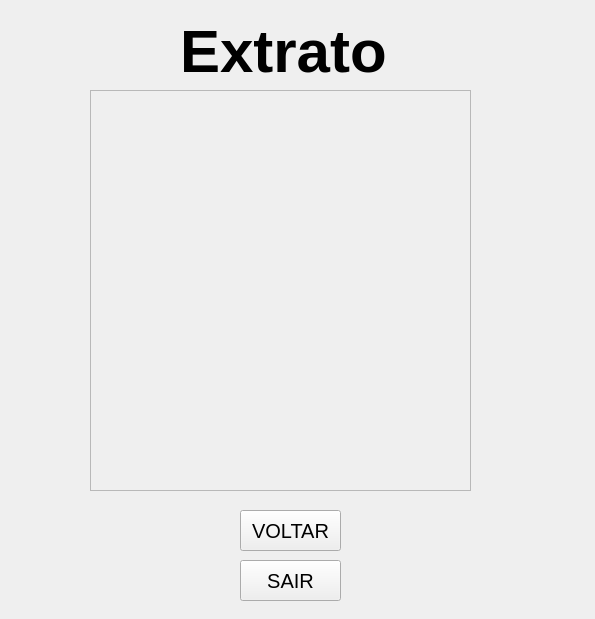
<?xml version="1.0" encoding="UTF-8"?>
<ui version="4.0">
 <class>Form</class>
 <widget class="QWidget" name="Form">
  <property name="geometry">
   <rect>
    <x>0</x>
    <y>0</y>
    <width>595</width>
    <height>619</height>
   </rect>
  </property>
  <property name="windowTitle">
   <string>Form</string>
  </property>
  <widget class="QLabel" name="label">
   <property name="geometry">
    <rect>
     <x>180</x>
     <y>20</y>
     <width>231</width>
     <height>61</height>
    </rect>
   </property>
   <property name="font">
    <font>
     <pointsize>45</pointsize>
     <weight>75</weight>
     <bold>true</bold>
    </font>
   </property>
   <property name="text">
    <string>Extrato</string>
   </property>
  </widget>
  <widget class="QScrollArea" name="scrollArea">
   <property name="geometry">
    <rect>
     <x>90</x>
     <y>90</y>
     <width>381</width>
     <height>401</height>
    </rect>
   </property>
   <property name="widgetResizable">
    <bool>true</bool>
   </property>
   <widget class="QWidget" name="scrollAreaWidgetContents">
    <property name="geometry">
     <rect>
      <x>0</x>
      <y>0</y>
      <width>379</width>
      <height>399</height>
     </rect>
    </property>
    <widget class="QLabel" name="extrato">
     <property name="geometry">
      <rect>
       <x>10</x>
       <y>20</y>
       <width>311</width>
       <height>271</height>
      </rect>
     </property>
     <property name="text">
      <string/>
     </property>
    </widget>
   </widget>
  </widget>
  <widget class="QPushButton" name="pushButton">
   <property name="geometry">
    <rect>
     <x>240</x>
     <y>510</y>
     <width>101</width>
     <height>41</height>
    </rect>
   </property>
   <property name="font">
    <font>
     <pointsize>15</pointsize>
    </font>
   </property>
   <property name="text">
    <string>VOLTAR</string>
   </property>
  </widget>
  <widget class="QPushButton" name="pushButton_2">
   <property name="geometry">
    <rect>
     <x>240</x>
     <y>560</y>
     <width>101</width>
     <height>41</height>
    </rect>
   </property>
   <property name="font">
    <font>
     <pointsize>15</pointsize>
    </font>
   </property>
   <property name="text">
    <string>SAIR</string>
   </property>
  </widget>
 </widget>
 <resources/>
 <connections/>
</ui>
